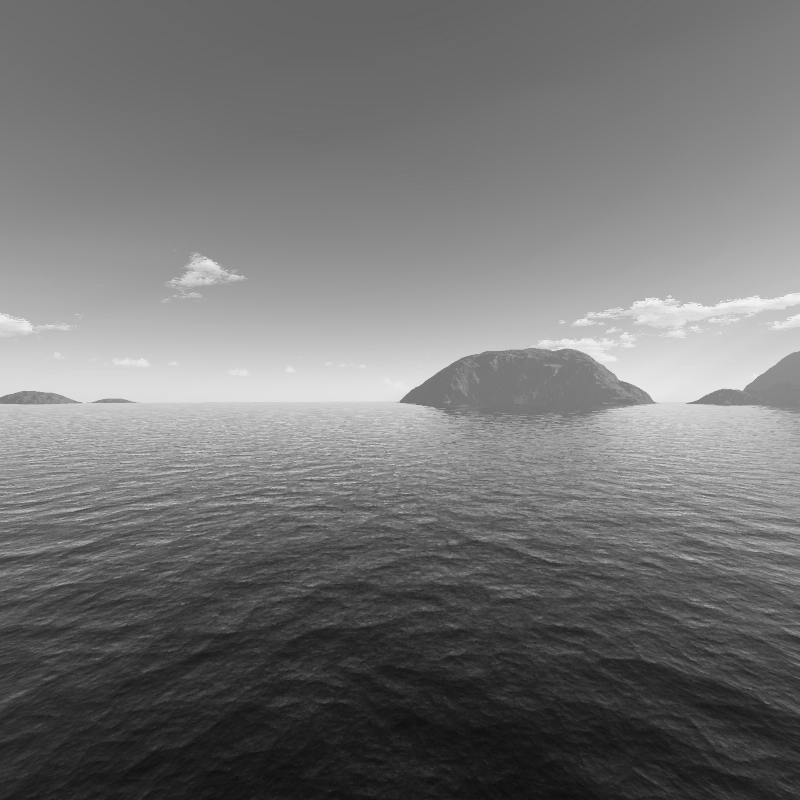
#> input picture images/histogram/EntradaEscalaCinza.pgm, 800 x 800 px
$ python calc_highlight_gray.py
#> lines starting #> are read from the running program, lines starting #| are printed output that depends on the picture
import cv2
import numpy as np
import os

def histogram_enhancement_pgm(image_path):
#> called with image_path = 'images/histogram/EntradaEscalaCinza.pgm'
    image = cv2.imread(image_path, cv2.IMREAD_GRAYSCALE)
#> image is the input picture: shape (800, 800); min 13, max 243, mean 115.9
    enhanced_image = cv2.equalizeHist(image)
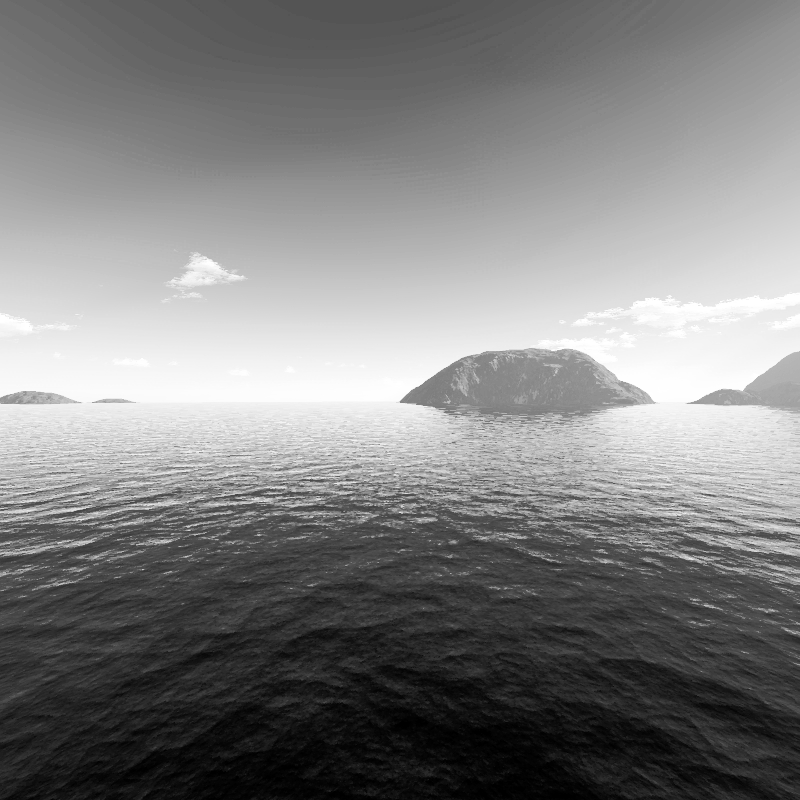
#> enhanced_image: shape (800, 800); min 0, max 255, mean 128.2

    return image, enhanced_image

gray_image_path = os.path.abspath(os.path.join(os.path.dirname(__file__), "..", "..")) + "/images/histogram/EntradaEscalaCinza.pgm"
original_image, enhanced_image = histogram_enhancement_pgm(gray_image_path)

cv2.imshow('Original Image', original_image)
cv2.imshow('Enhanced Image', enhanced_image)
cv2.waitKey(0)
cv2.destroyAllWindows()
